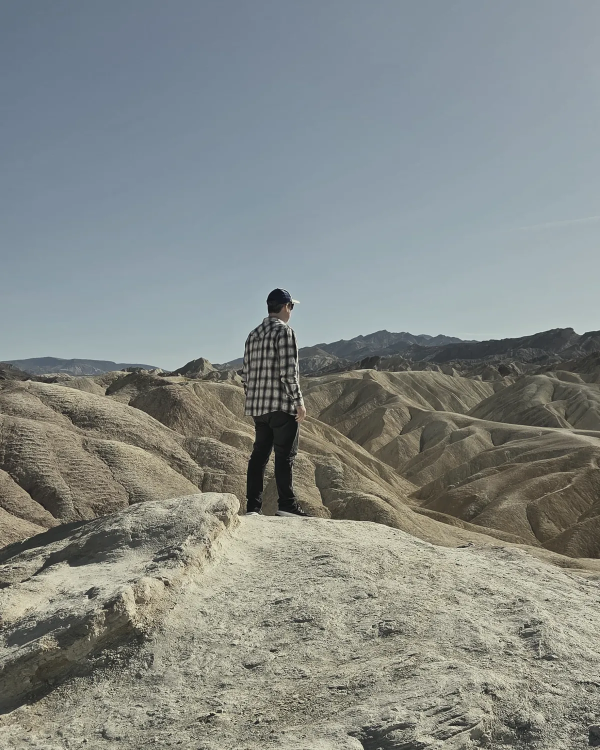
#> input picture assets/img/photos/desert.webp, 1200 x 1500 px (shown at 1/2 size)
$ python grade.py ../../assets/img/photos/desert.webp out.png
#> lines starting #> are read from the running program, lines starting #| are printed output that depends on the picture
#> in grade, im is the input picture: PIL image 1200x1500 RGB; mean R, G, B 132.4, 137.5, 134.3
"""glassgarden photo grade: one quiet treatment for every photo on the site and on social.

Crops to 4:5, mutes colour, warms a little, applies a gentle curve, then maps the tones so blacks
sit on the page ground (#101211) and whites on ink (#e3e6e1). Writes a new WebP with no metadata,
so camera details and GPS never leave the original.

Usage: python grade.py <src> <dst.webp> [--focus X,Y] [--zoom Z] [--width W] [--night]
  --focus  where the crop centres, as fractions of the photo (default 0.5,0.5)
  --zoom   crop width as a fraction of the widest 4:5 crop (default 1, smaller is tighter)
  --night  for instruments in the dark: deeper shadows, and small bright lights (LEDs, screens)
           keep their colour while everything else stays muted
Needs Pillow. Keep the originals outside the site folder.
"""
import argparse
from PIL import Image, ImageChops, ImageEnhance, ImageFilter, ImageOps

GROUND = (0x10, 0x12, 0x11)
INK = (0xe3, 0xe6, 0xe1)
WARMTH = (1.03, 1.0, 0.94)
SATURATION = 0.55
RATIO = 4 / 5


def crop(im, fx, fy, zoom):
#> called with fx = 0.5, fy = 0.5, zoom = 1
    w, h = im.size
#> w = 1200; h = 1500
    cw = min(w, h * RATIO) * zoom
#> cw = 1200
    ch = cw / RATIO
#> ch = 1500
    x = min(max(fx * w - cw / 2, 0), w - cw)
#> x = 0
    y = min(max(fy * h - ch / 2, 0), h - ch)
#> y = 0
    return im.crop((round(x), round(y), round(x + cw), round(y + ch)))


def tone(v, channel, night=False):
    """One channel value 0..255 through warmth, curve and the ground-to-ink mapping."""
    a = min(v / 255 * WARMTH[channel], 1.0)
    a = a * a * (3 - 2 * a) * 0.35 + a * 0.65
    if night:
        a = a ** 1.7  # panels sink toward the ground, lights stay bright
    lo, hi = GROUND[channel], INK[channel]
    return round(lo + a * (hi - lo))


def grade(src, dst, fx=0.5, fy=0.5, zoom=1.0, width=1200, night=False):
    im = ImageOps.exif_transpose(Image.open(src)).convert("RGB")
    im = crop(im, fx, fy, zoom).resize((width, round(width / RATIO)), Image.LANCZOS)
    muted = ImageEnhance.Color(im).enhance(SATURATION)
    if night:
        # only the brightest, most coloured points keep their colour
        lights = im.convert("HSV").split()
        mask = ImageChops.multiply(lights[1], lights[2]).point(lambda v: 0 if v < 70 else min(255, (v - 70) * 3))
        mask = mask.filter(ImageFilter.GaussianBlur(2))
        im = Image.composite(ImageEnhance.Color(im).enhance(1.15), muted, mask)
    else:
        im = muted
    im = im.point([tone(v, c, night) for c in range(3) for v in range(256)])
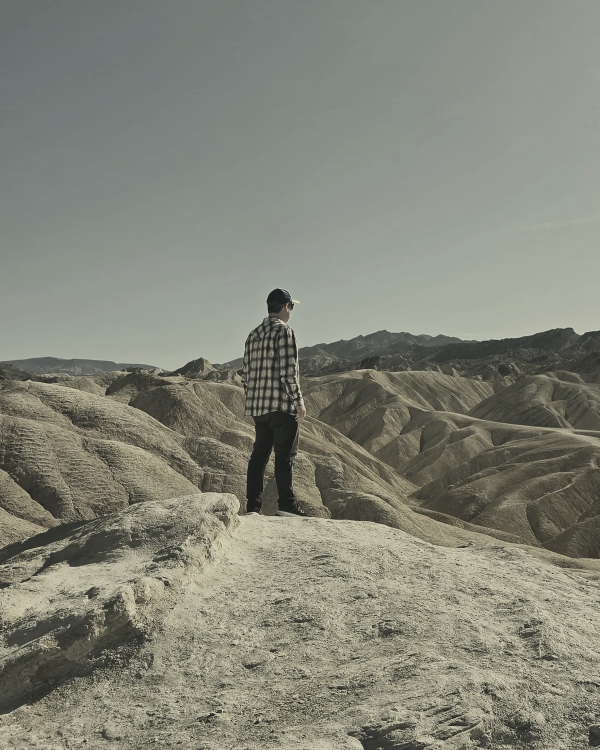
#> im: PIL image 1200x1500 RGB (shown at 1/2 size); mean R, G, B 130.9, 132.5, 120.3
    im.save(dst, "WEBP", quality=80, method=6)


if __name__ == "__main__":
    ap = argparse.ArgumentParser(description="glassgarden photo grade")
    ap.add_argument("src")
    ap.add_argument("dst")
    ap.add_argument("--focus", default="0.5,0.5")
    ap.add_argument("--zoom", type=float, default=1.0)
    ap.add_argument("--width", type=int, default=1200)
    ap.add_argument("--night", action="store_true")
    a = ap.parse_args()
    fx, fy = (float(v) for v in a.focus.split(","))
    grade(a.src, a.dst, fx, fy, a.zoom, a.width, a.night)

$ run again, on assets/img/photos/outside-patch.webp
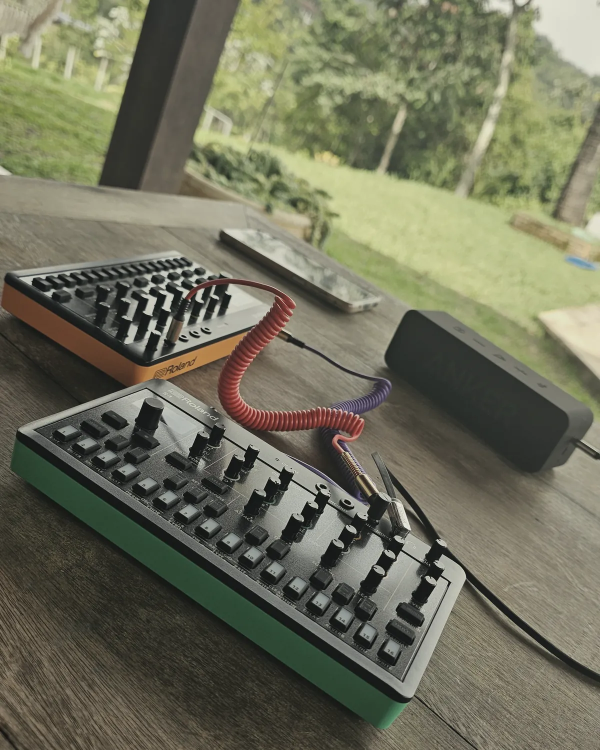
#> input picture assets/img/photos/outside-patch.webp, 1200 x 1500 px (shown at 1/2 size)
#> in grade, im is the input picture: PIL image 1200x1500 RGB; mean R, G, B 111.6, 111.9, 91.3
#> in grade, `muted = ImageEnhance.Color(im).enhance(SATURATION)`:
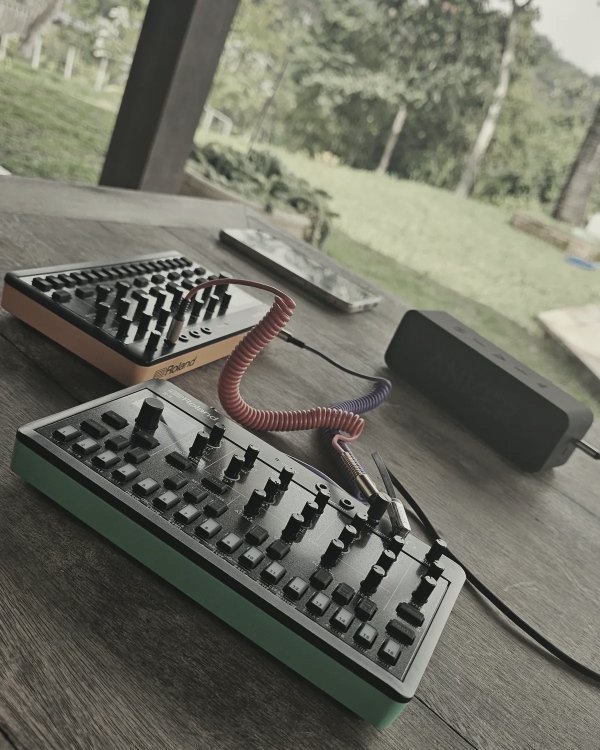
#> muted: PIL image 1200x1500 RGB (shown at 1/2 size); mean R, G, B 110.2, 110.4, 99

$ run again, on assets/img/photos/terrarium.webp
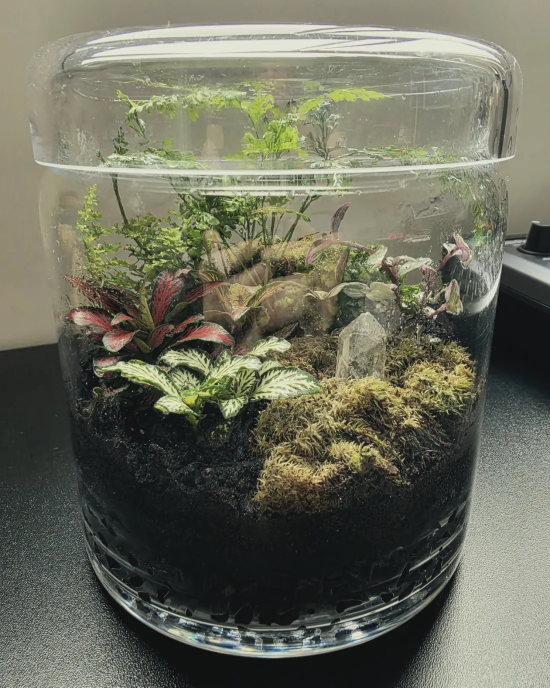
#> input picture assets/img/photos/terrarium.webp, 1100 x 1375 px (shown at 1/2 size)
#> in grade, im is the input picture: PIL image 1100x1375 RGB; mean R, G, B 107.3, 108.4, 92.1
#> in grade, `muted = ImageEnhance.Color(im).enhance(SATURATION)`:
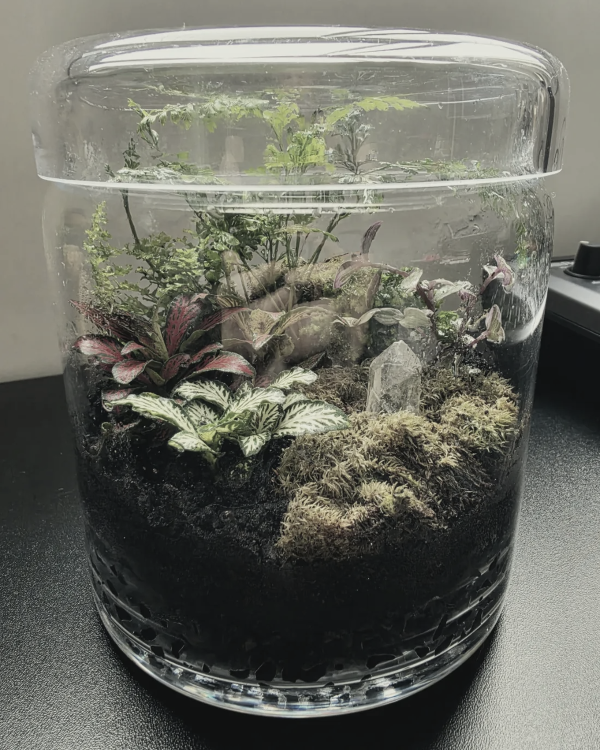
#> muted: PIL image 1200x1500 RGB (shown at 1/2 size); mean R, G, B 106.3, 107, 98
#> in grade, `im = im.point([tone(v, c, night) for c in range(3) for v in range(256)])`:
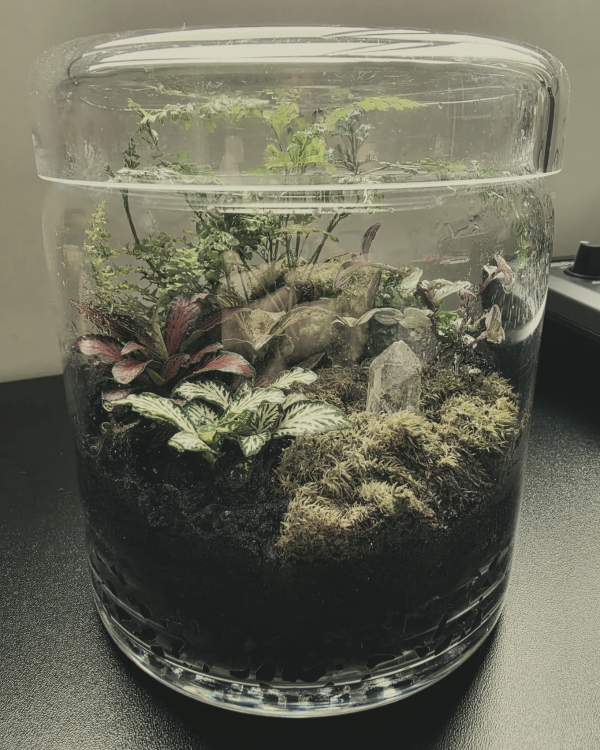
#> im: PIL image 1200x1500 RGB (shown at 1/2 size); mean R, G, B 106.2, 106.1, 89.9
